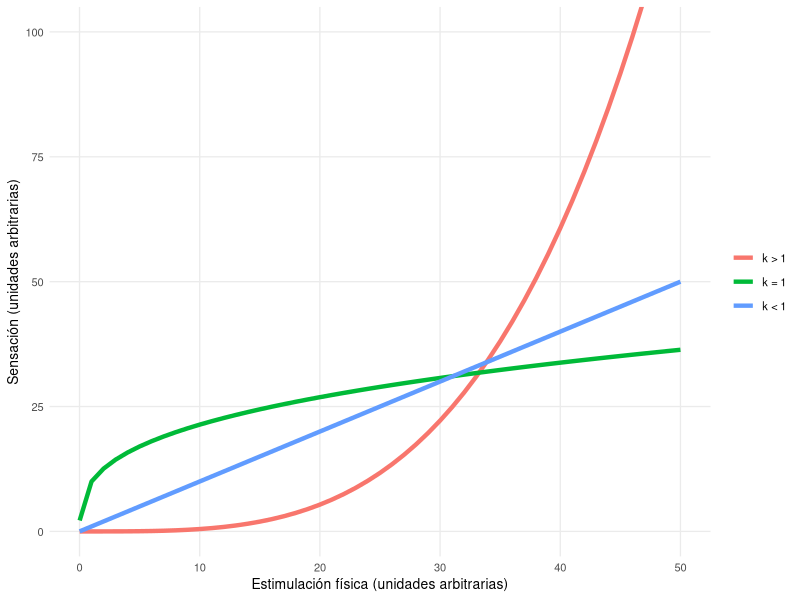
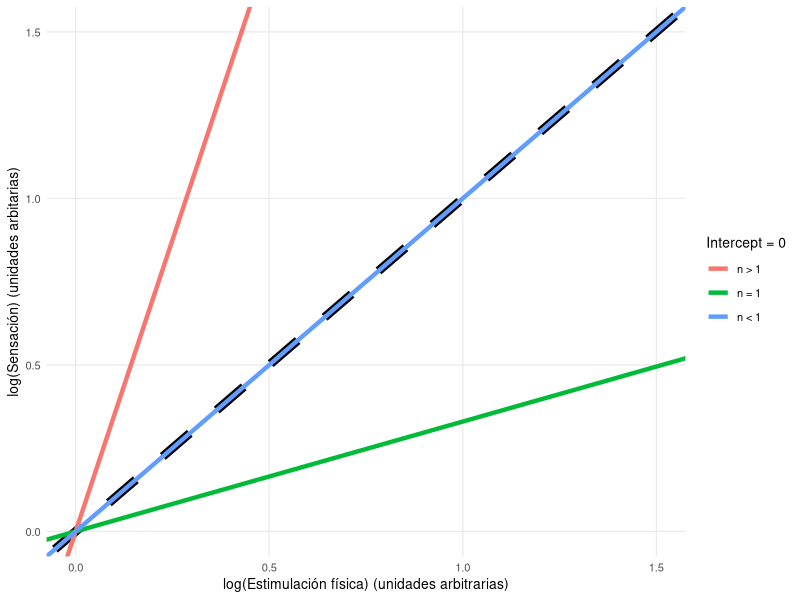
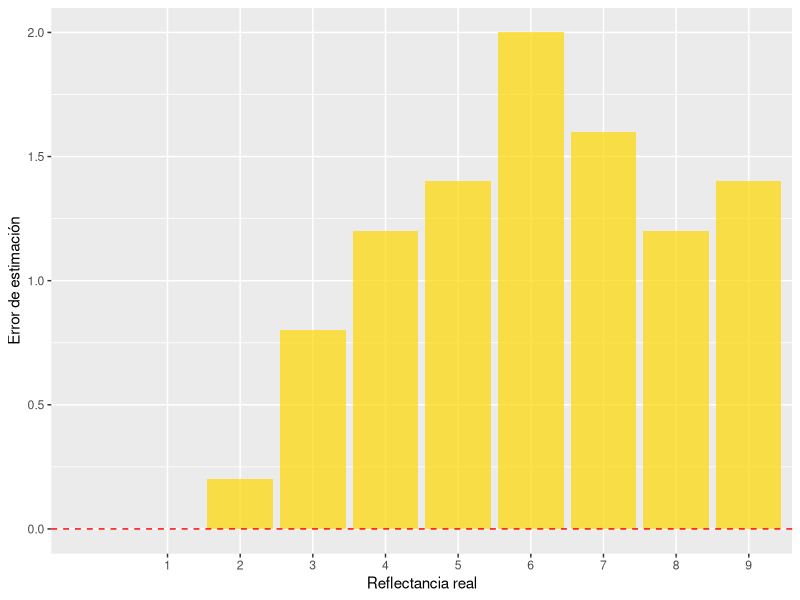
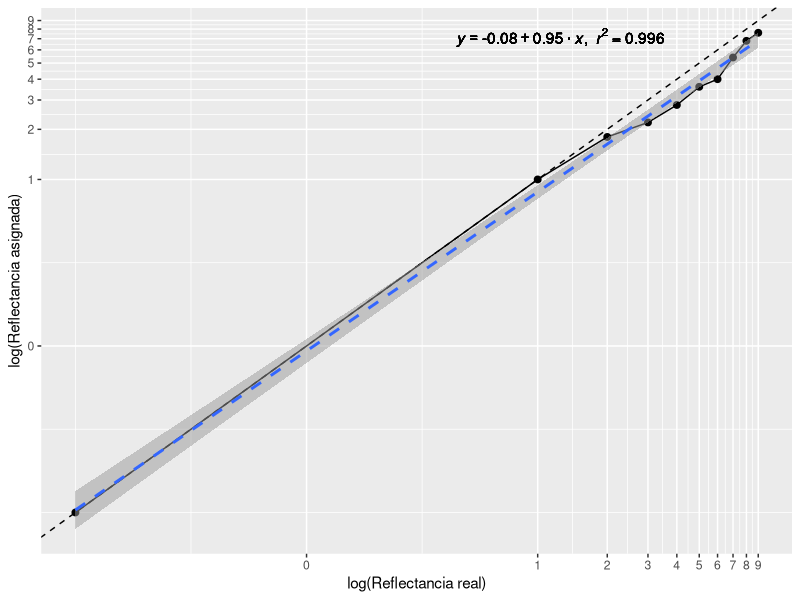
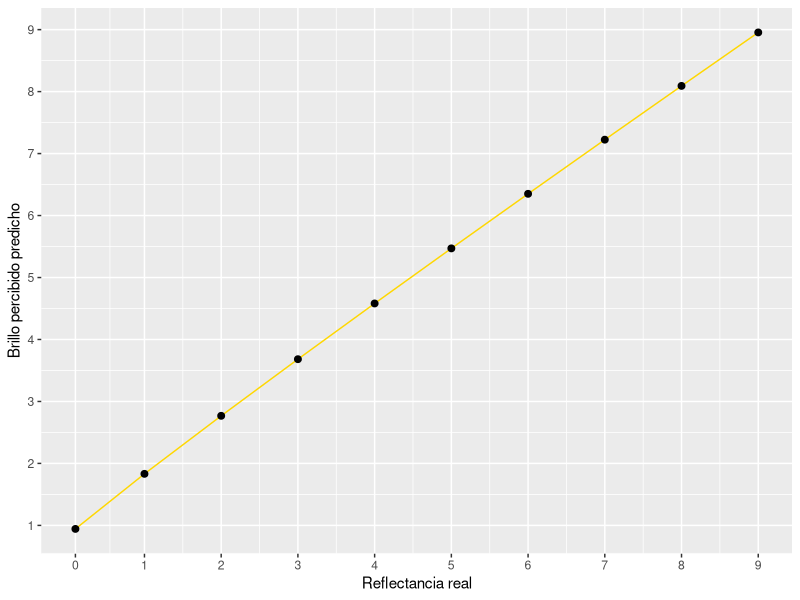

Write the R code that produced these figures, in order.
## ---- chunk 1
# Las librerías que necesitamos
libraries <- c("tidyverse","cowplot","quickpsy",
               "broom","knitr","circular")

# Cargamos las librerias que necesitamos, si no las tenemos, indicamos a R que las instale
invisible(
  lapply(
    libraries, function(x) {
      if(!require(x, character.only = T, quietly = T)) {
        install.packages(x)
        require(x, character.only = T, quietly = T)
      }
    }
  )
)
# Where is this script?
Where_Am_I <- function(path=T){
  if (path == T){
    dirname(rstudioapi::getSourceEditorContext()$path)
  }
  else {
    rstudioapi::getSourceEditorContext()$path
  }
}
## ---- chunk 2
##### Relaciones funcionales
Functions <- data_frame(
  E = c(0.01,seq(1,50,by=1)),
  S_lineal = 10*E^0.33,
  S_log = E,
  S_exp = 0.00015*E^3.5
)



names <- c(
  `S_exp` = "Exponencial",
  `S_lineal` = "Lineal",
  `S_log` = "Logarítmica"
)

Functions %>%
  gather(id,value,S_lineal:S_exp) %>%
  ggplot(.,aes(E,value,group=id, color = id)) +
  # geom_abline(linetype = 2, ) + 
  geom_line(size = 1.5 ) +
  coord_cartesian(ylim = c(0,100)) +
  #facet_wrap(~id, scales = "free", labeller = as_labeller(names)) +
  guides(fill = FALSE) +
  #scale_x_continuous(breaks = NULL) +
  #scale_y_continuous(breaks = NULL) +
  scale_color_discrete(labels = c("k > 1","k = 1", "k < 1"), name = NULL) +
  labs(x = "Estimulación física (unidades arbitrarias)", y = "Sensación (unidades arbitrarias)") +
  theme_minimal(10) +
  theme(panel.grid.minor = element_blank())
## ---- chunk 3
Functions_without_intercept <- data_frame(
  E = c(0.01,seq(1,50,by=1)),
  S_lineal = E^0.33,
  S_log = E,
  S_exp = E^3.5
)

Functions_without_intercept %>%
  gather(id,value,S_lineal:S_exp) %>%
  ggplot(.,aes(log(E,10),log(value,10),group=id, color = id)) +
  geom_abline(linetype = 2, size = 3) + 
  geom_line(size = 1.5 ) +
  #geom_point(color="black") + 
  #facet_wrap(~id, scales = "free", labeller = as_labeller(names)) +
  guides(fill = FALSE) +
  coord_cartesian(xlim = c(0,1.5),ylim=c(0,1.5)) +
  scale_color_discrete(labels = c("n > 1","n = 1", "n < 1"), name = "Intercept = 0") +
  labs(x = "log(Estimulación física) (unidades arbitrarias)", y = "log(Sensación) (unidades arbitarias)") +
  theme_minimal(10) +
  theme(panel.grid.minor = element_blank())
## ---- chunk 4
##### Leemos los datos de nuestro experimento
Luminancia <- read.table("./pia/P3/Dades_claridad.txt", header = T, skip = 3)

Luminancia <- Luminancia %>%
  mutate(Claro = ifelse(Claro == 0, 0.01, Claro),
         Asign = Asign -1,
         Asign = ifelse(Asign <= 0, 0.01, Asign),
         error_est = Claro - Asign,
         log_Claro = log10(Claro),
         log_Asign = log10(Asign)) %>%
  select(-Assaig,-Temps) %>%
  group_by(Claro) %>%
  summarize_all(.funs="mean") %>%
  rename(Claridad = Claro)

kable(Luminancia %>% select(-log_Claro,-log_Asign))
## ---- chunk 5
lm_eqn <- function(df){
    m <- lm(y ~ x, df);
    eq <- substitute(italic(y) == a + b %.% italic(x)*","~~italic(r)^2~"="~r2, 
         list(a = format(unname(coef(m)[1]), digits = 2),
              b = format(unname(coef(m)[2]), digits = 2),
             r2 = format(summary(m)$r.squared, digits = 3)))
    as.character(as.expression(eq));
}
# 
# ggplot(Luminancia, aes(Claridad, Asign)) +
#   geom_abline(linetype = 2) +
#   geom_point(size = 2) +
#   geom_line() +
#   stat_smooth(method = "lm", linetype = 2, size = 1, alpha = 0.5) +
#   labs(x = "Reflectancia real", y = "Reflectancia asignada") + 
#   scale_x_continuous(labels = as.character(c(0, 25, 50, 75, 100, 125, 150, 175, 200, 225)),
#                      breaks = c(0.1, c(1:9))) + 
#   geom_text(x = 2, y = 7.5, label = lm_eqn(Luminancia %>%
#                                              rename(y = Asign,
#                                                     x = Claridad)), parse = TRUE)
## ---- chunk 6
ggplot(Luminancia, aes(factor(Claridad), error_est)) +
  geom_bar(stat="identity", alpha = 0.7, fill = "gold") +
  geom_hline(yintercept = 0, linetype = 2, color = "red") +
  labs(x = "Reflectancia real", y = "Error de estimación") + 
  scale_x_discrete(labels = as.character(c(0, c(1:9))),
                     breaks = c(0.1, c(1:9)))
## ---- chunk 7
lm_coef <- coef(lm(data=Luminancia, log_Asign ~ log_Claro))


ggplot(Luminancia, aes(Claridad,Asign)) +
  geom_abline(linetype = 2) +
  geom_point(size = 2) +
  geom_line() +
  stat_smooth(method = "lm", linetype = 2, size = 1, alpha = 0.5) +
  labs(x = "log(Reflectancia real)", y = "log(Reflectancia asignada)") + 
  scale_x_log10(breaks = c(0.1, c(1:9)), labels = c(0, c(1:9))) + 
  scale_y_log10(breaks = c(0.1, c(1:9)), labels = c(0, c(1:9))) + 
  geom_text(x = 0.1, y = 0.85, label = (lm_log=lm_eqn(Luminancia %>%
                                             rename(y = log_Asign,
                                                    x = log_Claro))), parse = TRUE)
## ---- chunk 8

Predicted <- data_frame(
  x = c(0.1,c(1:9)),
  y = 10^lm_coef[1] + x^lm_coef[2]
)

ggplot(Predicted, aes(x,y)) +
  geom_line(color = "gold") +
  geom_point(size = 2) +
  labs(x = "Reflectancia real", y = "Brillo percibido predicho") + 
  scale_x_continuous(breaks = c(0.1, c(1:9)), labels = c(0, c(1:9))) + 
  scale_y_continuous(breaks = c(0.1, c(1:9)), labels = c(0, c(1:9))) 
